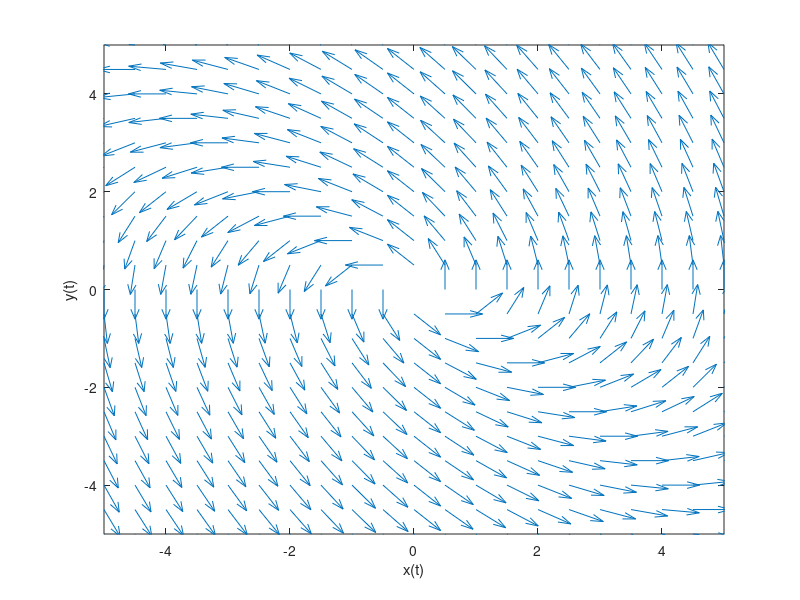

Write MATLAB code to recreate this figure. (Note: this script raises an error after producing the figure.)
%(3)
global a b c d
A=[0 -1; 1 1];

[v,l] = eig(A);
disp(sprintf('The first eigenvector is (%0.4f,%0.4f) with eigenvalue %s', v(1,1), ...
v(2,1), num2str(l(1,1))));
disp(sprintf('The second eigenvector is (%0.4f,%0.4f) with eigenvalue %s', v(1,2), ...
v(2,2), num2str(l(2,2))));
 a = A(1,1);
 b = A(1,2);
 c = A(2,1);
 d = A(2,2);
 [x, y] = meshgrid(-5:0.5:5, -5:0.5:5);
 dx = a*x + b*y;
 dy = c*x + d*y;
 r = (dx.^2 + dy.^2).^0.5;
 dx = dx ./ r;
 dy = dy ./ r;

 quiver(x,y,dx,dy); hold on;
 xlabel('x(t)')
 ylabel('y(t)')
 axis([-5,5,-5,5])
 [t, e] = ode45(@updater, [0 50], [0.1, 0.1]);
 plot(e(:,1),e(:,2),'-r', 'LineWidth', 3)
 [t, e] = ode45(@updater, [0 50], [0.1,-0.1]);
 plot(e(:,1),e(:,2),'-g', 'LineWidth', 3);
 [t, e] = ode45(@updater, [0 50], [-0.1, -0.1]);
 plot(e(:,1),e(:,2),'-b', 'LineWidth', 3);
 [t, e] = ode45(@updater, [0 50], [-0.1, 0.1]);
 plot(e(:,1),e(:,2),'-k', 'LineWidth', 3);
 [t, e] = ode45(@updater, [0 50], [-0.1, 0]);
 plot(e(:,1),e(:,2),'-m', 'LineWidth', 3);